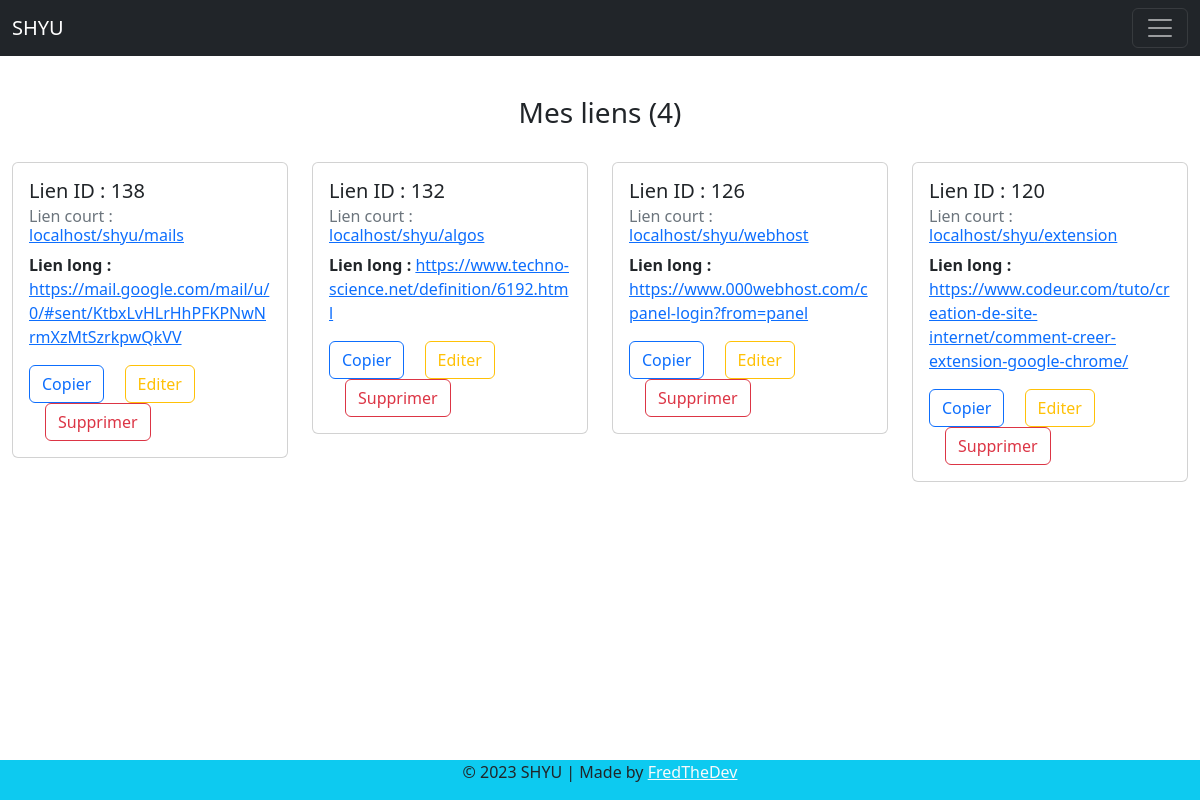
/dashboard.php (signed in), run on the app's committed database.
### tables this page shows
CREATE TABLE `links` (
  `id` int(11) NOT NULL,
  `long_url` varchar(255) NOT NULL,
  `short_url` varchar(255) NOT NULL,
  `created_at` datetime NOT NULL DEFAULT current_timestamp(),
  `id_user` int(11) NOT NULL
);

### main/functions.php (called while the page is built, shortened)
<?php
 require_once('db_connect.php');
    ?>
            </script> <?php
    function getMyLinks(){
        global $bdd;
        $req_links = $bdd->prepare("SELECT * FROM links WHERE id_user = ? ORDER BY created_at DESC");
        $req_links->execute(array($_SESSION['id']));
        $links = [];
        while($rows = $req_links->fetchObject()){
            $links[] = $rows;
        }
        return $links;
    }
                                    ?>
                    </script> <?php
    function crypter($var)
    {
        $tmp = 6;
        $compt = 5;
        while($compt >= 1)
        {
            $var = $var + $compt;
            $compt--;
        }
        return $var * $tmp;
    }
?>

### dashboard.php (the view, shortened to what this page needs)
<?php
    require_once('main/db_connect.php');
    require('main/functions.php');
    $links = getMyLinks();
?>
<!DOCTYPE html>
<html lang="en">
<head>
    <link rel="stylesheet" href="https://cdnjs.cloudflare.com/ajax/libs/toastr.js/latest/toastr.min.css">
    <link href="https://cdn.jsdelivr.net/npm/bootstrap@5.2.3/dist/css/bootstrap.min.css" rel="stylesheet">
</head>
<body>
<?php include_once('main/header.php') ?>
   <br><br><br><br>
   <section class="container-fluid">
    <h3 class="text-center">Mes liens (<?= count($links); ?>) </h3> <br>
    <div class="row">
        <?php
            foreach($links as $link){
        ?>
        <div class="col-xs-12 col-md-12 col-lg-3 mb-4 ">
                <div class="card" >
                    <div class="card-body">
                        <h5 class="card-title">Lien ID :  <?php echo crypter($link->id); ?> </h5>
                        <h6 class="card-subtitle mb-2 text-muted">Lien court : <a id="<?= 'link' ?>" href="/shyu/<?php echo $link->short_url ; ?> " target="_blank"><?php echo "localhost/shyu/$link->short_url " ?></a> </h6>
                        <p class="card-text"><b>Lien long :</b> <a href="<?php echo $link->long_url; ?>" target="_blank"><?php echo $link->long_url; ?></a> </p>
                        <a href="#"  class="btn btn-outline-primary card-link copier" onclick="docopy()" data-target="<?= '#link'  ?>">Copier</a>
                        <a href="edit_url.php?id=<?= crypter($link->id) ?>" class=" btn btn-outline-warning card-link">Editer</a>
                        <a href="delete_url.php?id=<?= crypter($link->id) ?>" class=" btn btn-outline-danger card-link">Supprimer</a>
                    </div>
                 </div>
        </div>
        <?php } ?>
    </div>
   </section>
   <br><br><br>
   <?php include_once("main/footer.php"); ?>
</body>
</html>

### main/header.php (shortened to what this page needs)
<nav class="navbar navbar-dark bg-dark fixed-top">
  <div class="container-fluid">
    <a class="navbar-brand" href="#">SHYU</a>
    <button class="navbar-toggler" type="button" data-bs-toggle="offcanvas" data-bs-target="#offcanvasDarkNavbar" aria-controls="offcanvasDarkNavbar">
      <span class="navbar-toggler-icon"></span>
    </button>
  </div>
</nav>

### main/footer.php
<footer class=" bg-info" style="bottom: 0; position:fixed; width:100%;">
        <p class="text-center text-dark">&copy; 2023 SHYU | Made by <a href="https://fredthedev.com" target="_blank" class="text-light">FredTheDev</a></p>
    </footer>

### data on the page
links: id "138", short_url "mails", long_url "https://mail.google.com/mail/u/0/#sent/KtbxLvHLrHhPFKPNwNrmXzMtSzrkpwQkVV"
links: id "132", short_url "algos", long_url "https://www.techno-science.net/definition/6192.html"
links: id "126", short_url "webhost", long_url "https://www.000webhost.com/cpanel-login?from=panel"
links: id "120", short_url "extension", long_url "https://www.codeur.com/tuto/creation-de-site-internet/comment-creer-extension-google-chrome/"

### other printed values
count($links) "4"
